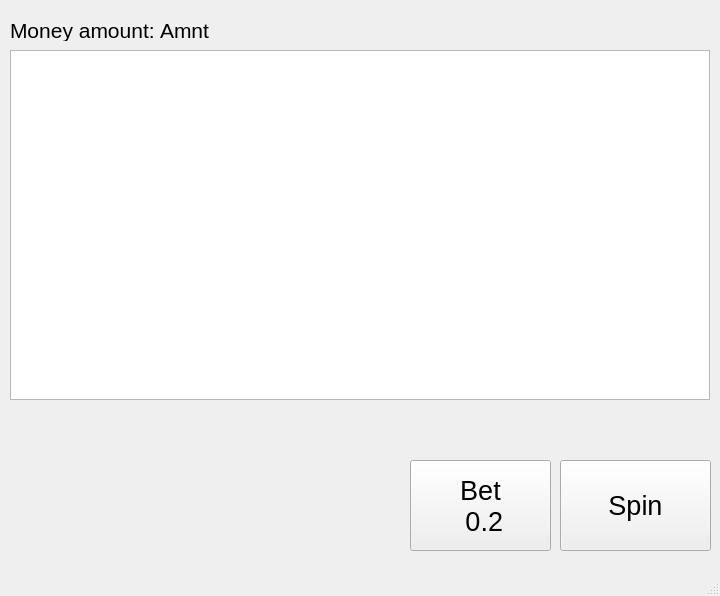
<?xml version="1.0" encoding="UTF-8"?>
<ui version="4.0">
 <class>MainWindow</class>
 <widget class="QMainWindow" name="MainWindow">
  <property name="geometry">
   <rect>
    <x>0</x>
    <y>0</y>
    <width>720</width>
    <height>596</height>
   </rect>
  </property>
  <property name="windowTitle">
   <string>MainWindow</string>
  </property>
  <widget class="QWidget" name="centralWidget">
   <widget class="QLabel" name="label">
    <property name="geometry">
     <rect>
      <x>10</x>
      <y>20</y>
      <width>151</width>
      <height>21</height>
     </rect>
    </property>
    <property name="font">
     <font>
      <pointsize>16</pointsize>
     </font>
    </property>
    <property name="text">
     <string>Money amount:</string>
    </property>
   </widget>
   <widget class="QLabel" name="Cash">
    <property name="geometry">
     <rect>
      <x>160</x>
      <y>20</y>
      <width>61</width>
      <height>21</height>
     </rect>
    </property>
    <property name="font">
     <font>
      <pointsize>16</pointsize>
     </font>
    </property>
    <property name="text">
     <string>Amnt</string>
    </property>
   </widget>
   <widget class="GraphicsView" name="graphicsView">
    <property name="geometry">
     <rect>
      <x>10</x>
      <y>50</y>
      <width>700</width>
      <height>350</height>
     </rect>
    </property>
    <property name="sizePolicy">
     <sizepolicy hsizetype="Maximum" vsizetype="Maximum">
      <horstretch>0</horstretch>
      <verstretch>0</verstretch>
     </sizepolicy>
    </property>
    <property name="maximumSize">
     <size>
      <width>700</width>
      <height>350</height>
     </size>
    </property>
    <property name="autoFillBackground">
     <bool>false</bool>
    </property>
    <property name="verticalScrollBarPolicy">
     <enum>Qt::ScrollBarAlwaysOff</enum>
    </property>
    <property name="horizontalScrollBarPolicy">
     <enum>Qt::ScrollBarAlwaysOff</enum>
    </property>
    <property name="backgroundBrush">
     <brush brushstyle="NoBrush">
      <color alpha="255">
       <red>231</red>
       <green>231</green>
       <blue>231</blue>
      </color>
     </brush>
    </property>
    <property name="interactive">
     <bool>false</bool>
    </property>
   </widget>
   <widget class="QPushButton" name="Spin">
    <property name="geometry">
     <rect>
      <x>560</x>
      <y>460</y>
      <width>151</width>
      <height>91</height>
     </rect>
    </property>
    <property name="font">
     <font>
      <pointsize>20</pointsize>
     </font>
    </property>
    <property name="text">
     <string>Spin</string>
    </property>
   </widget>
   <widget class="QPushButton" name="Bet">
    <property name="geometry">
     <rect>
      <x>410</x>
      <y>460</y>
      <width>141</width>
      <height>91</height>
     </rect>
    </property>
    <property name="font">
     <font>
      <pointsize>20</pointsize>
     </font>
    </property>
    <property name="text">
     <string>Bet 
 0.2</string>
    </property>
   </widget>
  </widget>
  <widget class="QStatusBar" name="statusBar"/>
 </widget>
 <layoutdefault spacing="6" margin="11"/>
 <customwidgets>
  <customwidget>
   <class>GraphicsView</class>
   <extends>QGraphicsView</extends>
   <header location="global">graphicsview.hh</header>
  </customwidget>
 </customwidgets>
 <resources/>
 <connections>
  <connection>
   <sender>Bet</sender>
   <signal>clicked()</signal>
   <receiver>MainWindow</receiver>
   <slot>changeBet()</slot>
   <hints>
    <hint type="sourcelabel">
     <x>470</x>
     <y>475</y>
    </hint>
    <hint type="destinationlabel">
     <x>361</x>
     <y>273</y>
    </hint>
   </hints>
  </connection>
  <connection>
   <sender>Spin</sender>
   <signal>clicked()</signal>
   <receiver>MainWindow</receiver>
   <slot>spinWheels()</slot>
   <hints>
    <hint type="sourcelabel">
     <x>625</x>
     <y>475</y>
    </hint>
    <hint type="destinationlabel">
     <x>361</x>
     <y>273</y>
    </hint>
   </hints>
  </connection>
 </connections>
 <slots>
  <slot>spinWheels()</slot>
  <slot>changeBet()</slot>
 </slots>
</ui>
